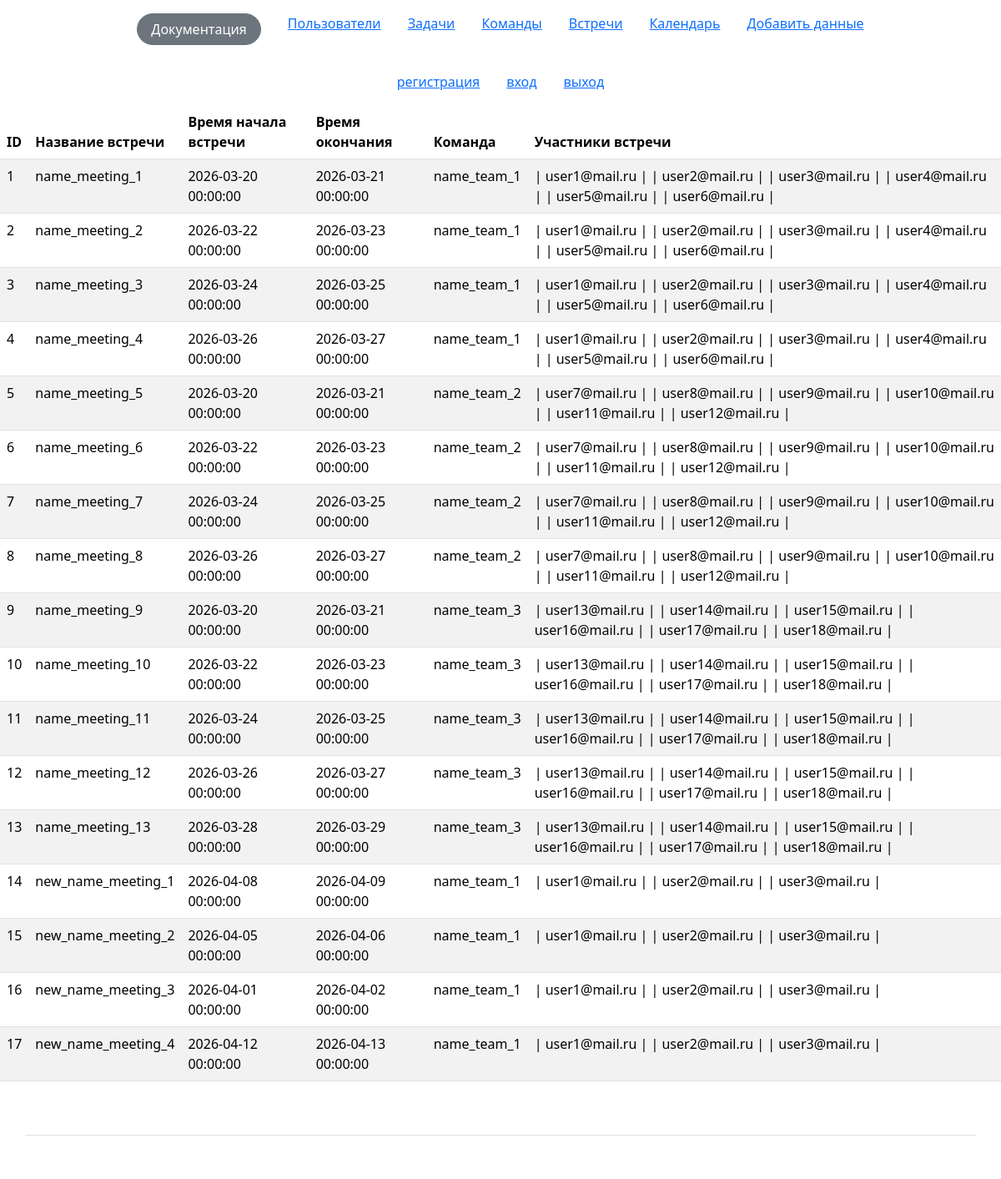
Before: /meetings with the older database file.
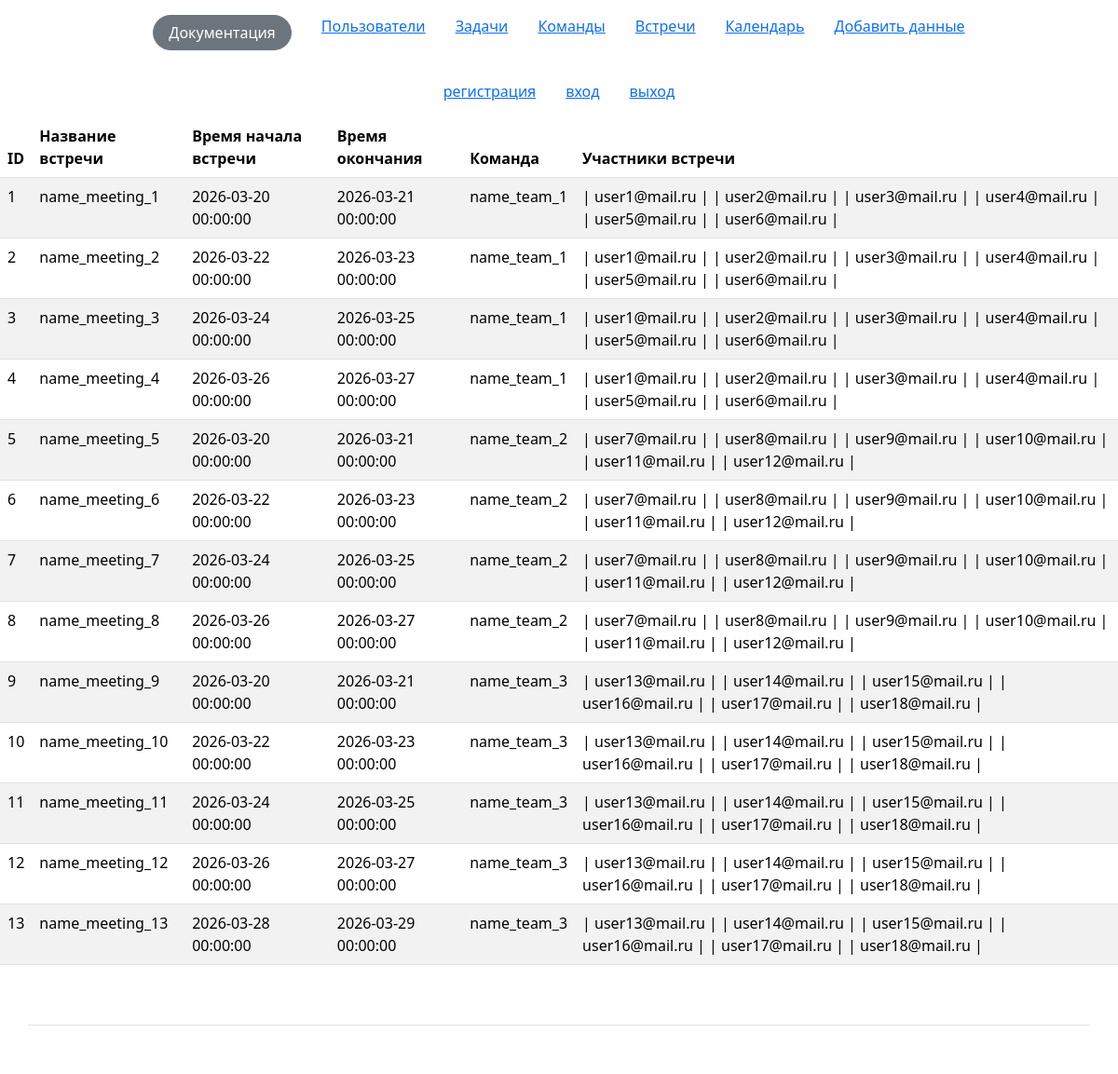
After: the same page with the newer database file.
### app/meetings/models.py (models this page shows)
class MeetingModel(Base):
    __tablename__ = 'meetings'
    id = Column(Integer, primary_key=True, index=True)
    name = Column(String)
    datetime_beginning = Column(DateTime)
    datetime_end = Column(DateTime)
    team_id = Column(Integer, ForeignKey('teams.id'))
    team = relationship('TeamModel')
    participants = relationship('UserModel', secondary=meeting_participants, back_populates='meetings')

### app/teams/models.py (models this page shows)
class TeamModel(Base):
    __tablename__ = 'teams'
    id = Column(Integer, primary_key=True, index=True)
    name = Column(String, unique=True)

### app/users/models.py (models this page shows)
class UserModel(Base):
    __tablename__ = 'users'
    id = Column(Integer, primary_key=True, index=True)
    email = Column(String, unique=True)
    role = Column(String, nullable=True)
    team_id = Column(Integer, ForeignKey('teams.id'), nullable=True)
    team = relationship('TeamModel')
    hash_password = Column(String)
    meetings = relationship('MeetingModel', secondary=meeting_participants, back_populates='participants')

### app/meetings/router.py (the view)
@router.get("/meetings", response_model=List[MeetingSchema])
async def get_meetings(request: Request, db: Session = Depends(get_db)):
    meetings_data = db.query(MeetingModel).options(
        selectinload(MeetingModel.participants)
    ).all()
    return templates.TemplateResponse(
        request=request, name="meetings/meetings.html", context={"meetings_data": meetings_data}
    )

### app/templates/meetings/meetings.html
{% extends 'base.html' %}
{% block content %}
        <div class="container">
        <header class="d-flex justify-content-center py-3 ">
          <ul class="nav nav-pills">
            <li class="nav-item px-3"><a href="/register-form/">регистрация</a></li>
            <li class="nav-item px-3"><a href="/login-form/">вход</a></li>
            <li class="nav-item px-3"><a href="/logout/">выход</a></li>
          </ul>
        </header>
      </div>
<table class="table table-striped">
    <thead>
      <tr>
        <th>ID</th>
        <th>Название встречи</th>
        <th>Время начала встречи</th>
        <th>Время окончания</th>
        <th>Команда</th>
        <th>Участники встречи</th>
      </tr>
    </thead>
    <tbody>
      {% for meeting in meetings_data %}
        <tr>
            <td>{{ meeting.id }}</td>
            <td>{{ meeting.name }}</td>
            <td>{{ meeting.datetime_beginning }}</td>
            <td>{{ meeting.datetime_end }}</td>
            <td>{{ meeting.team.name }}</td>
            <td>
                {% for user in meeting.participants %}
                   | {{ user.email }} |
                {% endfor %}
            </td>
      {% endfor %}
    </tbody>
  </table>
{% endblock %}

Changed rows visible on the page:
removed MeetingModel: id "14", name "new_name_meeting_1", datetime_beginning "2026-04-08 00:00:00", datetime_end "2026-04-09 00:00:00", team.name "name_team_1", UserModel (email "user1@mail.ru"), UserModel (email "user2@mail.ru"), UserModel (email "user3@mail.ru")
removed MeetingModel: id "15", name "new_name_meeting_2", datetime_beginning "2026-04-05 00:00:00", datetime_end "2026-04-06 00:00:00", team.name "name_team_1", UserModel (email "user1@mail.ru"), UserModel (email "user2@mail.ru"), UserModel (email "user3@mail.ru")
removed MeetingModel: id "16", name "new_name_meeting_3", datetime_beginning "2026-04-01 00:00:00", datetime_end "2026-04-02 00:00:00", team.name "name_team_1", UserModel (email "user1@mail.ru"), UserModel (email "user2@mail.ru"), UserModel (email "user3@mail.ru")
removed MeetingModel: id "17", name "new_name_meeting_4", datetime_beginning "2026-04-12 00:00:00", datetime_end "2026-04-13 00:00:00", team.name "name_team_1", UserModel (email "user1@mail.ru"), UserModel (email "user2@mail.ru"), UserModel (email "user3@mail.ru")
